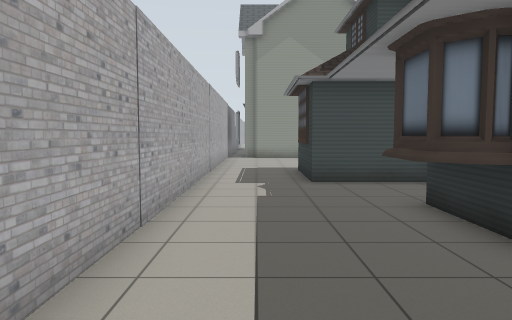
view 1 (above)

24 first-person views from a walk through a world built for the Gazebo simulator. The camera is 1.2 m above the floor, tilts 4° down and sees 70° across. Floor lines are 1 m apart. The floor is counted in squares, 1 m on a side. Each view is taken from the middle of a square. On the plan, view 1 faces up. The plan holds only what a view shows up to about 14 squares ahead; the rest is blank. The place goes on beyond the plan. Simple shapes stand in for some stock models. Some surface patterns are stand-ins.

view 2
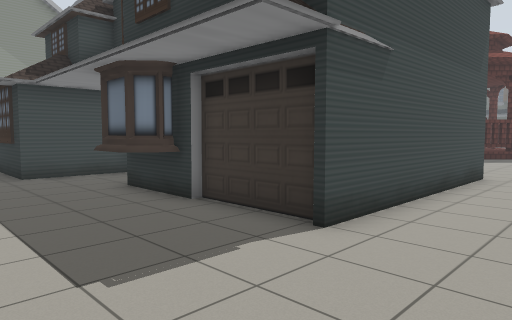

view 3
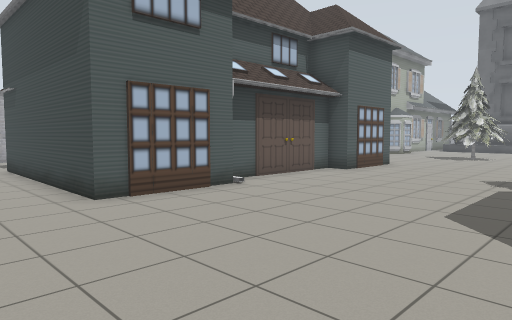

view 4
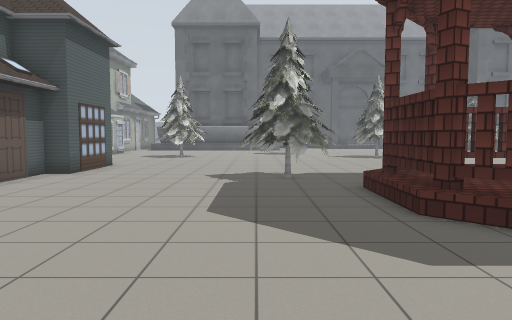

view 5
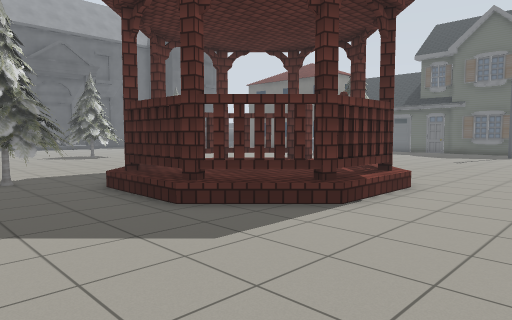

view 6
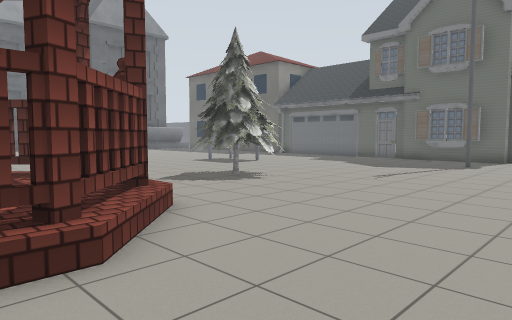

view 7
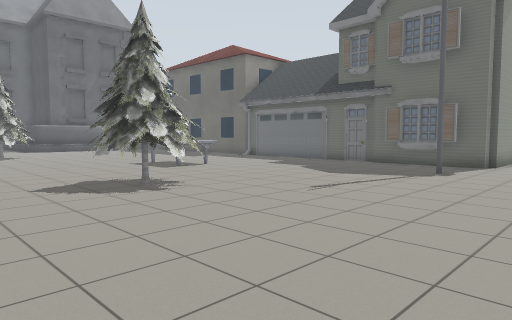

view 8
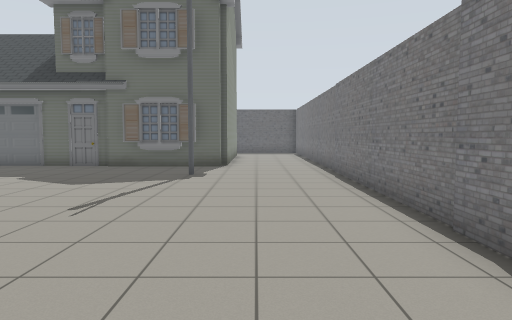

view 9
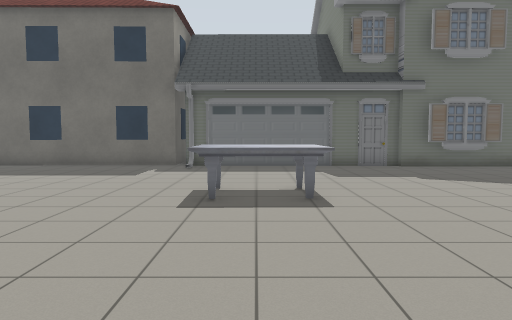

view 10
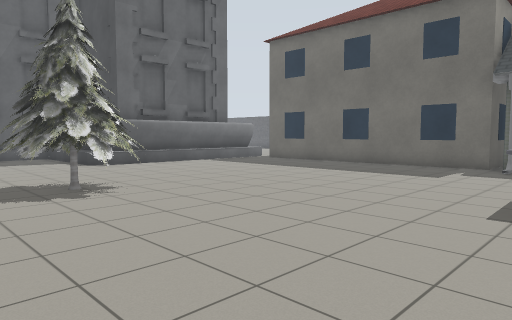

view 11
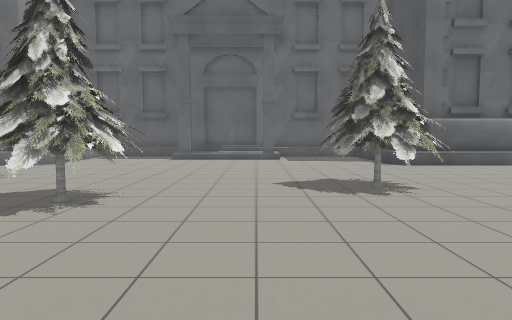

view 12
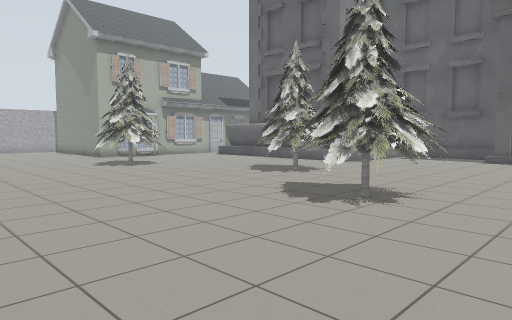

view 13
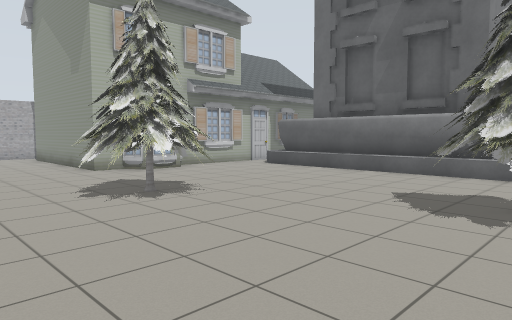

view 14
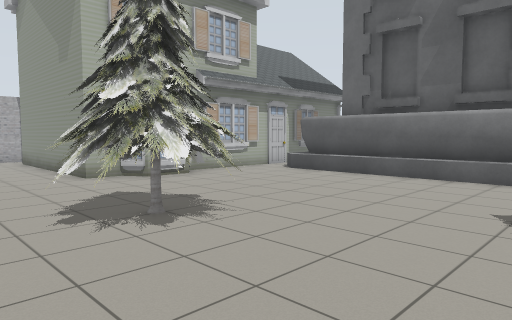

view 15
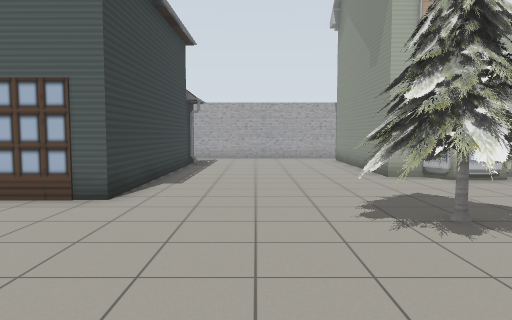

view 16
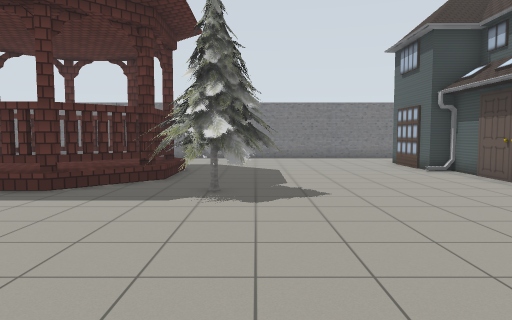

view 17
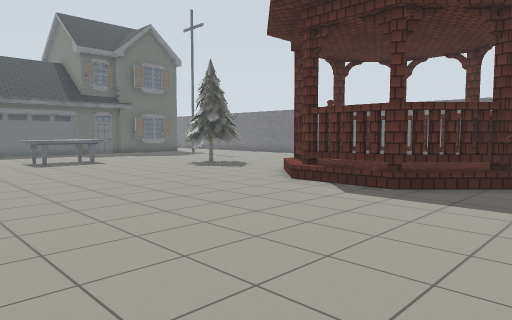

view 18
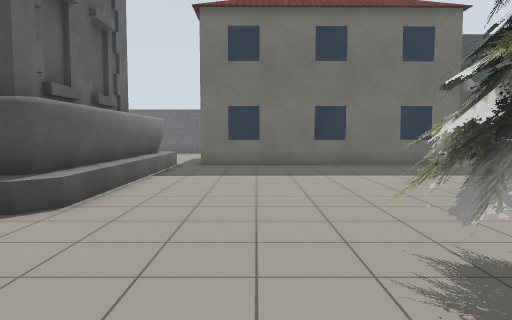

view 19
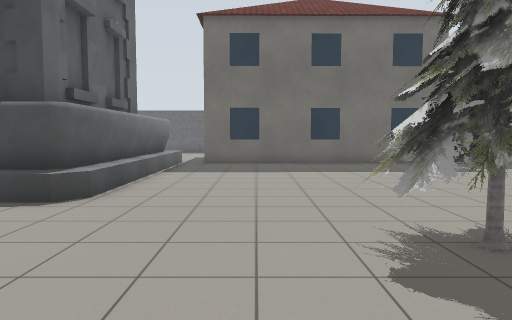

view 20
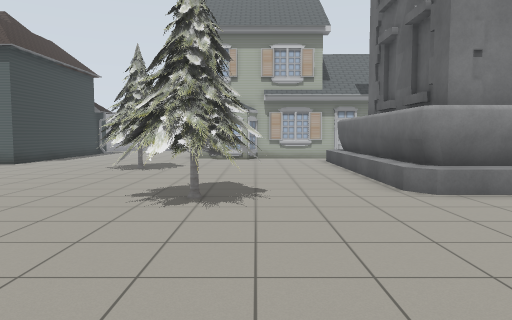

view 21
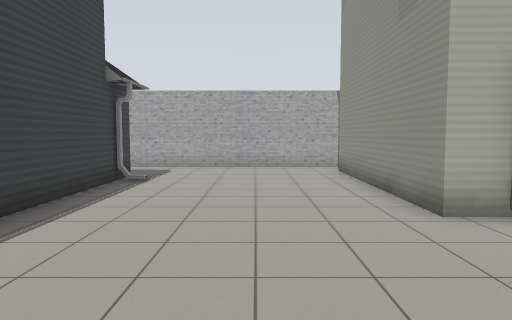

view 22
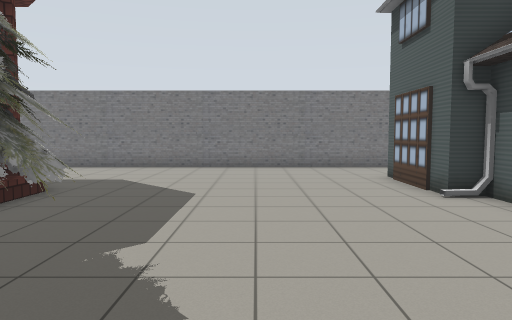

view 23
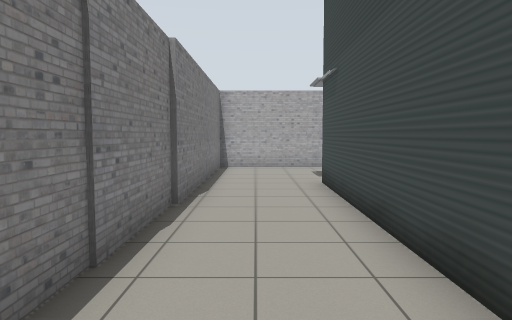

view 24
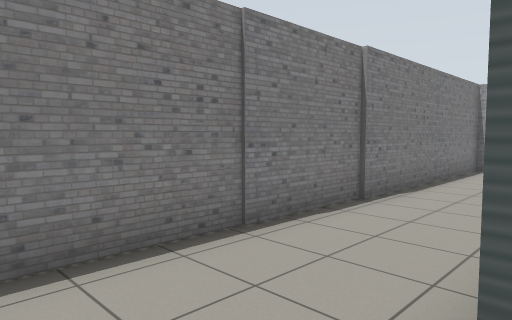

### Floor plan
Key: @ floor where view 1 was taken; # wall or solid block; . floor; H house; T pine tree; P pavilion; L pole; M marble table; B building; S school.
Columns run from 2 left of view 1 to 41 right of it. Each row starts with its distance up from view 1.
 26           SSSSSSSSSSS.....     ...SSSSSSSSS
 25          H.SSSSSSSSS..............SSSSSSSSS
 24          H................................B
 23          H................................B
 22          H.........TTT....................B
 21          H.........TTT........TT..........B
 20          H.........TTT........TTT.........B
 19 #.HHHHHHHH...TTT....T...TT....TTT.........B
 18 #............TTT.......TTTT...TT..........B
 17 #............TTT.......TTTT...............B
 16 #.......................TT................B
 15 #.........................................B
 14 #..........................................H
 13 #.........................................H
 12 #...HHHHHHHHH......................MM.....H
 11 #...H      HH......................MM.....H
 10 #...H      HH......T...............MM.....H
  9 #...HHH   HHH.....TTT.....................H
  8 #......    H......TTT.PPPP.....T..........H
  7 #.....     H......TTTPPPPPP...TTT ........H
  6 #...HH     H.........PPPPPPP..TTTT........H
  5 #...HH     H.........PPPPPPP...TT.........H
  4 #...HH    HHH........PPPPPPP.............HH
  3 #....H     HH........PPPPPPP.............HH
  2 #....H     HH.........PPPPP............L..H
  1 #....HHHHHHHH..............................H
  0 #.@........................................
 -1 #..........................................
 -2 #........................  .  .............
 -3 ##########################      ###########

Where each view was taken, in squares from view 1:
view 1: 0 up, 0 right, facing up
view 2: 2 down, 1 left, facing up-right
view 3: 2 down, 17 right, facing up-left
view 4: 2 down, 16 right, facing up
view 5: 2 down, 15 right, facing up-right
view 6: 2 down, 22 right, facing up-right
view 7: 2 down, 25 right, facing up-right
view 8: 0 up, 26 right, facing right
view 9: 11 up, 26 right, facing right
view 10: 11 up, 26 right, facing up-right
view 11: 11 up, 26 right, facing up
view 12: 11 up, 26 right, facing up-left
view 13: 14 up, 19 right, facing up-left
view 14: 15 up, 17 right, facing up-left
view 15: 15 up, 17 right, facing left
view 16: 16 up, 16 right, facing down
view 17: 16 up, 17 right, facing down-right
view 18: 22 up, 26 right, facing right
view 19: 22 up, 25 right, facing right
view 20: 22 up, 25 right, facing left
view 21: 16 up, 12 right, facing left
view 22: 11 up, 14 right, facing down
view 23: 1 down, 12 right, facing left
view 24: 1 up, 12 right, facing down-left
